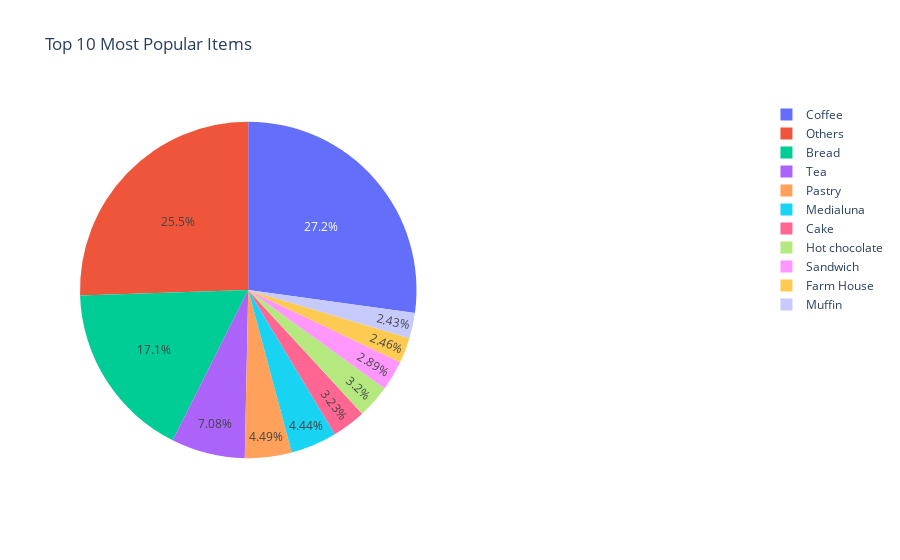

The code cell stored with this chart in its notebook:
### Code cell
from plotly.offline import download_plotlyjs, init_notebook_mode, plot, iplot
import plotly

plotly.offline.init_notebook_mode(connected=True)
values_1 = item_list_1.tolist()
labels_1 = item_list_1.index.values.tolist()
fig = {
  "data": [
    {
      "values": values_1,
      "labels": labels_1,
      "domain": {"x": [0, .5]},
      "name": "Top 10 Items",
      "hoverinfo":"label+percent+name",
      "type": "pie"
    },],
  "layout": {
        "title":"Top 10 Most Popular Items",
    }
}
iplot(fig)

### Figure 1 — Plotly figure (JSON) as saved in the notebook; plotly's stock layout.template omitted (floating-point values rounded to 4 significant figures)
{"data": [{"domain": {"x": [0, 0.5]}, "hoverinfo": "label+percent+name", "labels": ["Coffee", "Bread", "Tea", "Pastry", "Medialuna", "Cake", "Hot chocolate", "Sandwich", "Farm House", "Muffin", "Others"], "name": "Top 10 Items", "type": "pie", "values": [2214, 1390, 577, 366, 362, 263, 261, 235, 200, 198, 2078]}], "layout": {"title": {"text": "Top 10 Most Popular Items"}}}
